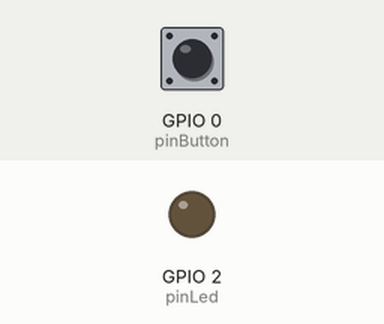
This program was run on a simulated ESP32. Parts: output pins drawn as LEDs (lit = HIGH). Dashed ring = blinking. The test bench sets the inputs (shaded band); at power-on: GPIO 0 (pinButton) HIGH.

Above: at 1.2 s.
1.3 s: GPIO 0 (pinButton) pulled LOW for 1 s
At 1.45 s:
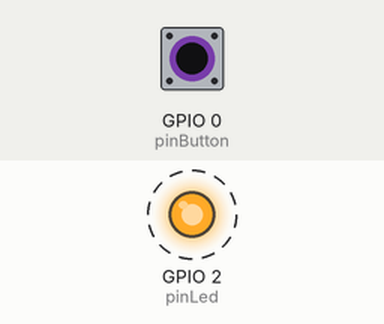
3.8 s: GPIO 0 (pinButton) pulled LOW for 3.2 s
At 7.6 s:
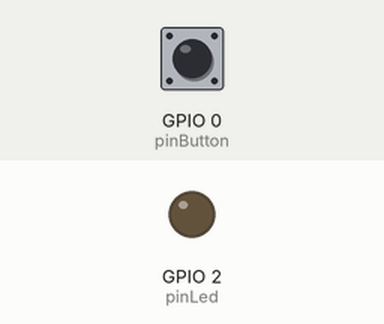
Timing chart, 0 to 9.1 s (numbered marks = the images above; inputs shaded):
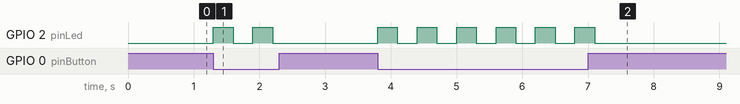

The program:

main.cpp
```cpp
#include <Arduino.h>

#define pinLed 2
#define pinButton 0

void setup() {
  pinMode(pinLed, OUTPUT);
  pinMode(pinButton, INPUT_PULLUP);
}

void loop() {
  bool botao = digitalRead(pinButton);
  if(!botao){
    digitalWrite(pinLed, HIGH);
    delay(300);
    digitalWrite(pinLed, LOW);
    delay(300);
  }
}
```

Measured:
- after the input at 1.3 s, GPIO 2 (pinLed): alternates HIGH for 0.30 s and LOW for 0.30 s, 4 changes in all, then stays LOW, starting at once
- after the input at 3.8 s, GPIO 2 (pinLed): alternates HIGH for 0.30 s and LOW for 0.30 s, 12 changes in all, then stays LOW, starting at once
